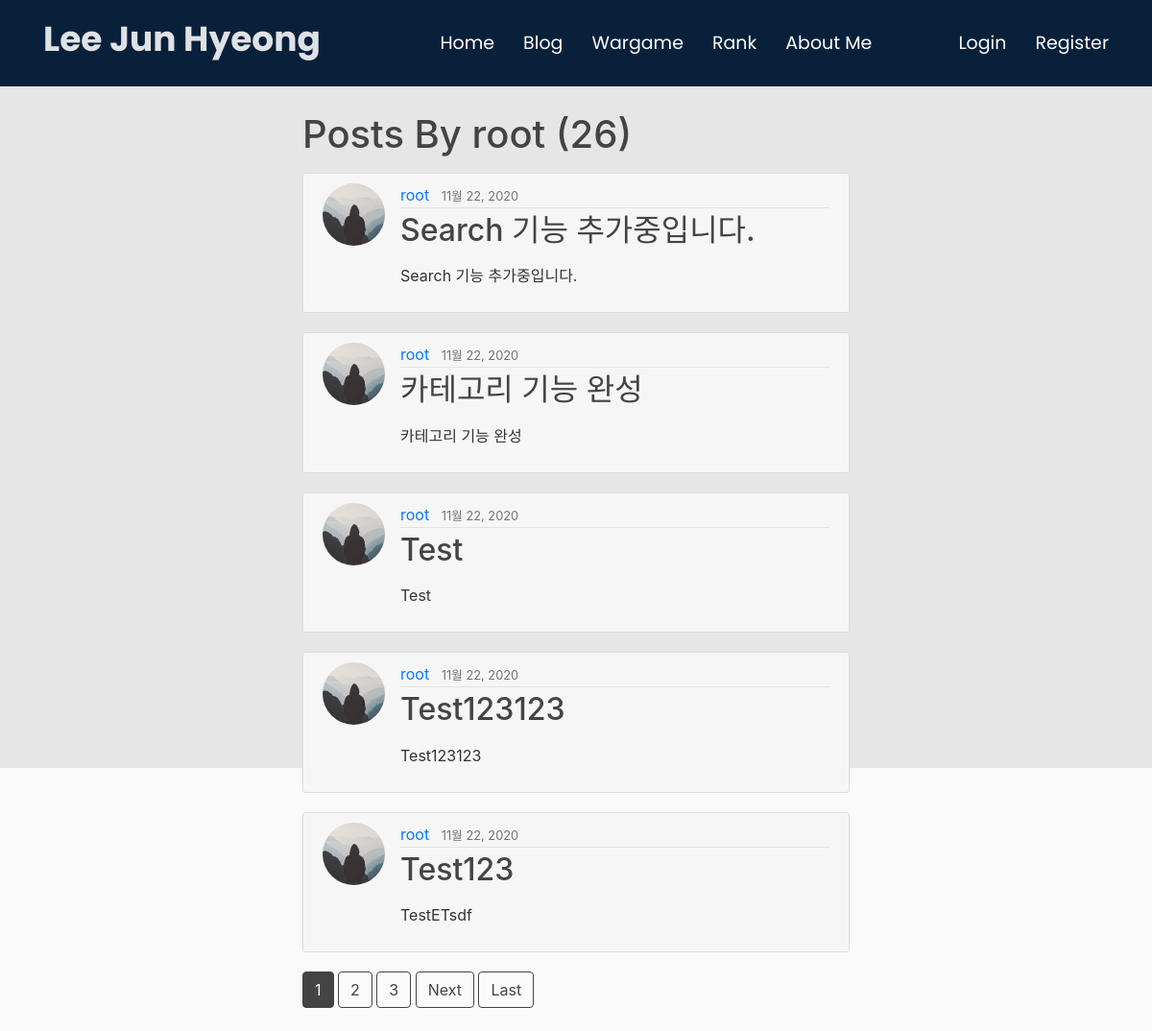
The page /blog/user/root/ on the database as committed earlier.
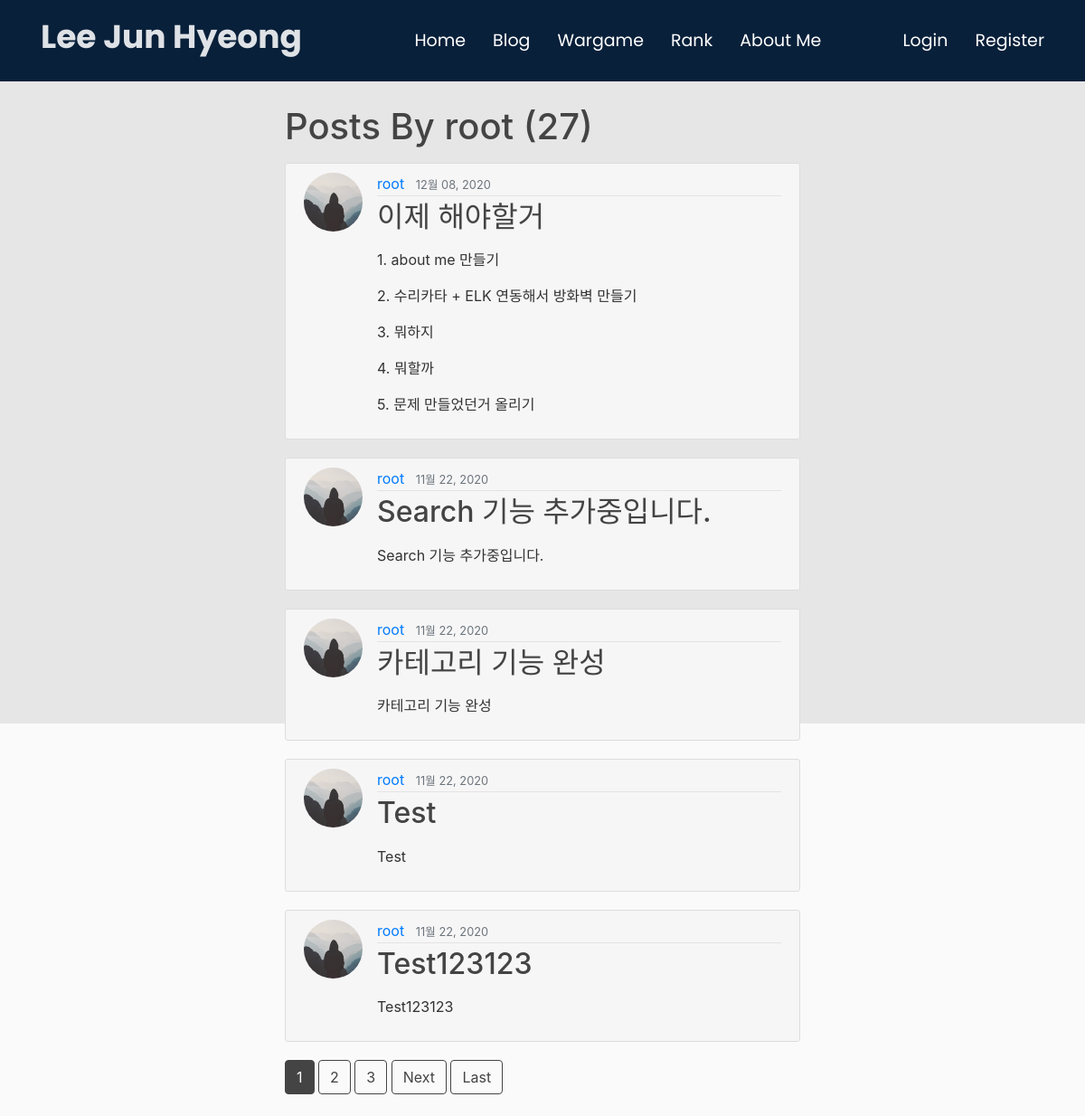
The same page on the database as committed later.
### blog/models.py (models this page shows, shortened)
class Post(models.Model):
    category_CHOICES = {
        ('Security_CTF', 'Security_CTF'),
        ('Security_Wargame', 'Security_Wargame'),
        ('Security_Study', 'Security_Study'),
        ('Development_Programming', 'Development_Programming'),
        ('Development_Study', 'Development_Study'),
        ('Other', 'Other'),
    }
    author = models.ForeignKey(
        settings.AUTH_USER_MODEL, on_delete=models.CASCADE)
    title = models.CharField(max_length=100)
    content = RichTextUploadingField(blank=True,null=True)
    liked = models.ManyToManyField(
        settings.AUTH_USER_MODEL, blank=True, related_name='liked')
    date_posted = models.DateTimeField(default=timezone.now)
    category =  models.CharField(null=True,default='none',max_length=100,choices=category_CHOICES)
    objects = PostManager()
    class Meta:
        ordering = ('-date_posted', )

### users/models.py (models this page shows, shortened)
class Profile(models.Model):
    user = models.OneToOneField(User, on_delete=models.CASCADE)
    image = models.ImageField(default='default.jpg', upload_to='profile_pics')
    points = models.IntegerField(default=0)

### blog/views.py (the view)
# urls.py: path('blog/user/<str:username>/', UserPostListView.as_view(), name='user_posts'),
class UserPostListView(ListView):
    model = Post
    template_name = 'blog/user_posts.html'
    context_object_name = 'posts'
    paginate_by = 5
    def get_queryset(self):
        user = get_object_or_404(User, username=self.kwargs.get('username'))
        return Post.objects.filter(author=user).order_by('-date_posted')

### blog/templates/blog/user_posts.html (shortened to what this page needs)
{% extends "blog/base.html" %}
{% block content %}
    <h1 class="mb-3">Posts By {{view.kwargs.username}} ({{ page_obj.paginator.count }})</h1>
    {% for post in posts %}
        <article class="media content-section">
          <img class="rounded-circle article-img" src="{{ post.author.profile.image.url }}">
          <div class="media-body">
            <div class="article-metadata">
              <a class="mr-2" href="{% url 'user_posts' post.author.username %}">{{ post.author }}</a>
              <small class="text-muted">{{ post.date_posted|date:"F d, Y" }}</small>
            </div>
          <h2><a class="article-title" href="{% url 'post_detail' post.pk %}">{{ post.title }}</a></h2>
			<p class="article-content">{{ post.content|safe }}</p>
          </div>
        </article>
    {% endfor %}
    {% if is_paginated %}
      {% for num in page_obj.paginator.page_range %}
        {% if page_obj.number == num %}
          <a class="btn btn-info mb-4" href="?page={{ num }}">{{ num }}</a>
        {% elif num > page_obj.number|add:'-3' and num < page_obj.number|add:'3' %}
          <a class="btn btn-outline-info mb-4" href="?page={{ num }}">{{ num }}</a>
        {% endif %}
      {% endfor %}
      {% if page_obj.has_next %}
        <a class="btn btn-outline-info mb-4" href="?page={{ page_obj.next_page_number }}">Next</a>
        <a class="btn btn-outline-info mb-4" href="?page={{ page_obj.paginator.num_pages }}">Last</a>
      {% endif %}
    {% endif %}
{% endblock content %}

Rows that differ between the two databases and show on the page:
no longer on this page (row unchanged): Post: author.profile.image (placeholder picture), author "root", date_posted "11월 22, 2020", title "Test123", content "TestETsdf"
added Post: author.profile.image (placeholder picture), author "root", date_posted "12월 08, 2020", title "이제 해야할거", content "1. about me 만들기 2. 수리카타 + ELK 연동해서 방화벽 만들기 3. 뭐하지 4. 뭐할까 5. 문제 만들었던거 올리기"
Other text that changed with them:
{{ page_obj.paginator.count }}: "26" → "27"
